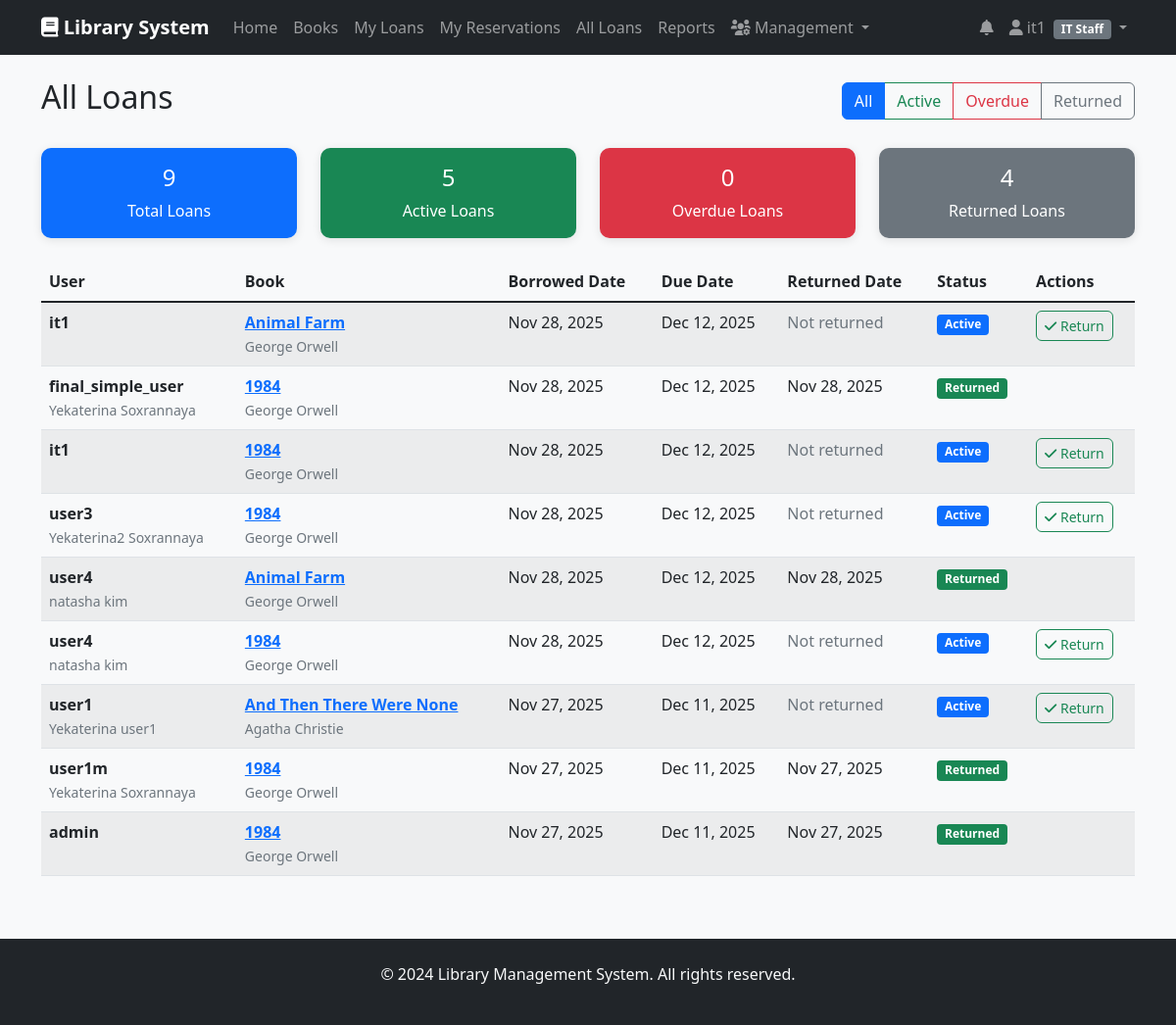
Screenshot of /loans/all-loans/ (signed in) with the database file from the repository.
### accounts/models.py (models this page shows, shortened)
class User(AbstractUser):
    USER_TYPES = (
        ('reader', 'Reader'),
        ('librarian', 'Librarian'),
        ('it_staff', 'IT Staff'),
        ('management', 'Management'),
    )
    user_type = models.CharField(max_length=20, choices=USER_TYPES, default='reader')
    phone_number = models.CharField(max_length=15, blank=True)
    address = models.TextField(blank=True)
    date_of_birth = models.DateField(null=True, blank=True)
    membership_id = models.CharField(max_length=20, unique=True, blank=True, null=True)
    is_active = models.BooleanField(default=True)
    created_at = models.DateTimeField(auto_now_add=True)
    updated_at = models.DateTimeField(auto_now=True)
    class Meta:
        db_table = 'auth_user'

### loans/models.py (models this page shows, shortened)
class Loan(models.Model):
    STATUS_CHOICES = (
        ('active', 'Active'),
        ('returned', 'Returned'),
        ('overdue', 'Overdue'),
    )
    user = models.ForeignKey(User, on_delete=models.CASCADE, related_name='loans')
    book = models.ForeignKey(Book, on_delete=models.CASCADE, related_name='loans')
    borrowed_date = models.DateTimeField(auto_now_add=True)
    due_date = models.DateTimeField()
    returned_date = models.DateTimeField(null=True, blank=True)
    status = models.CharField(max_length=20, choices=STATUS_CHOICES, default='active')
    renewals = models.IntegerField(default=0)
    max_renewals = models.IntegerField(default=2)
    def is_overdue(self):
        return timezone.now() > self.due_date and not self.returned_date

### books/models.py (models this page shows, shortened)
class Book(models.Model):
    title = models.CharField(max_length=200)
    author = models.ForeignKey(Author, on_delete=models.CASCADE, related_name='books')
    isbn = models.CharField(max_length=13, unique=True)
    genre = models.ForeignKey(Genre, on_delete=models.SET_NULL, null=True, related_name='books')
    publication_year = models.IntegerField()
    publisher = models.CharField(max_length=200)
    description = models.TextField(blank=True)
    total_copies = models.IntegerField(default=1)
    available_copies = models.IntegerField(default=1)
    cover_image = models.ImageField(upload_to='book_covers/', null=True, blank=True)
    created_at = models.DateTimeField(auto_now_add=True)
    updated_at = models.DateTimeField(auto_now=True)
    class Meta:
        ordering = ['title']
        indexes = [
            models.Index(fields=['title']),
            models.Index(fields=['isbn']),
            models.Index(fields=['publication_year']),
        ]

class Author(models.Model):
    first_name = models.CharField(max_length=100)
    last_name = models.CharField(max_length=100)
    bio = models.TextField(blank=True)
    date_of_birth = models.DateField(null=True, blank=True)
    date_of_death = models.DateField(null=True, blank=True)
    class Meta:
        ordering = ['last_name', 'first_name']

### loans/views.py (the view)
# urls.py: path('all-loans/', views.all_loans, name='all_loans'),
@login_required
@user_passes_test(is_librarian)
def all_loans(request):
    loans = Loan.objects.all().order_by('-borrowed_date')
    status_filter = request.GET.get('status')
    if status_filter == 'active':
        loans = loans.filter(returned_date__isnull=True, due_date__gte=timezone.now())
    elif status_filter == 'overdue':
        loans = loans.filter(returned_date__isnull=True, due_date__lt=timezone.now())
    elif status_filter == 'returned':
        loans = loans.filter(returned_date__isnull=False)
    paginator = Paginator(loans, 20)
    page_number = request.GET.get('page')
    page_obj = paginator.get_page(page_number)
    stats = {
        'total_loans': Loan.objects.count(),
        'active_loans': Loan.objects.filter(returned_date__isnull=True, due_date__gte=timezone.now()).count(),
        'overdue_loans': Loan.objects.filter(returned_date__isnull=True, due_date__lt=timezone.now()).count(),
        'returned_loans': Loan.objects.filter(returned_date__isnull=False).count(),
    }
    return render(request, 'loans/all_loans.html', {
        'loans': page_obj,
        'page_obj': page_obj,
        'stats': stats
    })

### loans/views.py (called while the page is built)
def is_librarian(user):
    return user.user_type in ['librarian', 'it_staff', 'management']

### loans/templates/loans/all_loans.html (shortened to what this page needs)
{% extends 'base.html' %}
{% block content %}
<div class="d-flex justify-content-between align-items-center mb-4">
    <h2>All Loans</h2>
    <div class="btn-group">
        <a href="{% url 'all_loans' %}" class="btn btn-outline-primary {% if not request.GET.status %}active{% endif %}">All</a>
        <a href="{% url 'all_loans' %}?status=active" class="btn btn-outline-success {% if request.GET.status == 'active' %}active{% endif %}">Active</a>
        <a href="{% url 'all_loans' %}?status=overdue" class="btn btn-outline-danger {% if request.GET.status == 'overdue' %}active{% endif %}">Overdue</a>
        <a href="{% url 'all_loans' %}?status=returned" class="btn btn-outline-secondary {% if request.GET.status == 'returned' %}active{% endif %}">Returned</a>
    </div>
</div>
<div class="row mb-4">
    <div class="col-md-3">
        <div class="card bg-primary text-white">
            <div class="card-body text-center">
                <h4 class="card-title">{{ stats.total_loans }}</h4>
                <p class="card-text">Total Loans</p>
            </div>
        </div>
    </div>
    <div class="col-md-3">
        <div class="card bg-success text-white">
            <div class="card-body text-center">
                <h4 class="card-title">{{ stats.active_loans }}</h4>
                <p class="card-text">Active Loans</p>
            </div>
        </div>
    </div>
    <div class="col-md-3">
        <div class="card bg-danger text-white">
            <div class="card-body text-center">
                <h4 class="card-title">{{ stats.overdue_loans }}</h4>
                <p class="card-text">Overdue Loans</p>
            </div>
        </div>
    </div>
    <div class="col-md-3">
        <div class="card bg-secondary text-white">
            <div class="card-body text-center">
                <h4 class="card-title">{{ stats.returned_loans }}</h4>
                <p class="card-text">Returned Loans</p>
            </div>
        </div>
    </div>
</div>
{% if loans %}
<div class="table-responsive">
    <table class="table table-striped">
        <thead>
            <tr>
                <th>User</th>
                <th>Book</th>
                <th>Borrowed Date</th>
                <th>Due Date</th>
                <th>Returned Date</th>
                <th>Status</th>
                <th>Actions</th>
            </tr>
        </thead>
        <tbody>
            {% for loan in loans %}
            <tr>
                <td>
                    <strong>{{ loan.user.username }}</strong>
                    <br>
                    <small class="text-muted">{{ loan.user.first_name }} {{ loan.user.last_name }}</small>
                </td>
                <td>
                    <strong>
                        <a href="{% url 'book_detail' loan.book.pk %}">{{ loan.book.title }}</a>
                    </strong>
                    <br>
                    <small class="text-muted">{{ loan.book.author.first_name }} {{ loan.book.author.last_name }}</small>
                </td>
                <td>{{ loan.borrowed_date|date:"M d, Y" }}</td>
                <td>
                    <span class="{% if loan.is_overdue %}text-danger fw-bold{% endif %}">
                        {{ loan.due_date|date:"M d, Y" }}
                    </span>
                </td>
                <td>
                    {% if loan.returned_date %}
                    {{ loan.returned_date|date:"M d, Y" }}
                    {% else %}
                    <span class="text-muted">Not returned</span>
                    {% endif %}
                </td>
                <td>
                    {% if loan.returned_date %}
                    <span class="badge bg-success">Returned</span>
                    {% elif loan.is_overdue %}
                    <span class="badge bg-danger">Overdue</span>
                    {% else %}
                    <span class="badge bg-primary">Active</span>
                    {% endif %}
                </td>
                <td>
                    {% if not loan.returned_date %}
                    <form method="post" action="{% url 'return_book' loan.pk %}">
                        <button type="submit" class="btn btn-outline-success btn-sm" title="Mark as Returned">
                            <i class="fas fa-check"></i> Return
                        </button>
                    </form>
                    {% endif %}
                </td>
            </tr>
            {% endfor %}
        </tbody>
    </table>
</div>
{% else %}
<div class="alert alert-info text-center">
    <h5>No Loans Found</h5>
    <p>No loans match the selected criteria.</p>
</div>
{% endif %}
{% endblock %}

### templates/base.html (shortened to what this page needs)
<!DOCTYPE html>
<html lang="en">
<head>
    <link href="https://cdn.jsdelivr.net/npm/bootstrap@5.1.3/dist/css/bootstrap.min.css" rel="stylesheet">
    <link href="https://cdnjs.cloudflare.com/ajax/libs/font-awesome/6.0.0/css/all.min.css" rel="stylesheet">
    <link href="/static/css/style.css" rel="stylesheet">
</head>
<body>
    <nav class="navbar navbar-expand-lg navbar-dark bg-dark">
        <div class="container">
            <a class="navbar-brand" href="{% url 'home' %}">
                <i class="fas fa-book"></i> Library System
            </a>
            <div class="collapse navbar-collapse" id="navbarNav">
                <ul class="navbar-nav me-auto">
                    <li class="nav-item">
                        <a class="nav-link" href="{% url 'home' %}">Home</a>
                    </li>
                    <li class="nav-item">
                        <a class="nav-link" href="{% url 'book_list' %}">Books</a>
                    </li>
                    {% if user.is_authenticated %}
                    <li class="nav-item">
                        <a class="nav-link" href="{% url 'my_loans' %}">My Loans</a>
                    </li>
                    <li class="nav-item">
                        <a class="nav-link" href="{% url 'my_reservations' %}">My Reservations</a>
                    </li>
                    {% if user.user_type in 'librarian,it_staff,management' %}
                    <li class="nav-item">
                        <a class="nav-link" href="{% url 'all_loans' %}">All Loans</a>
                    </li>
                    <li class="nav-item">
                        <a class="nav-link" href="{% url 'reports_dashboard' %}">Reports</a>
                    </li>
                    {% if user.user_type in 'it_staff,management' %}
                    <li class="nav-item dropdown">
                        <a class="nav-link dropdown-toggle" href="#" id="userManagementDropdown" role="button"
                           data-bs-toggle="dropdown">
                            <i class="fas fa-users-cog"></i> Management
                        </a>
                    </li>
                    {% endif %}
                    {% endif %}
                    {% endif %}
                </ul>
                <ul class="navbar-nav">
                    {% if user.is_authenticated %}
                    <li class="nav-item dropdown">
                        <a class="nav-link position-relative" href="#" id="notificationsDropdown"
                           role="button" data-bs-toggle="dropdown" aria-expanded="false">
                            <i class="fas fa-bell"></i>
                        </a>
                    </li>
                    <li class="nav-item dropdown">
                        <a class="nav-link dropdown-toggle" href="#" id="navbarDropdown" role="button"
                           data-bs-toggle="dropdown">
                            <i class="fas fa-user"></i> {{ user.first_name|default:user.username }}
                            <small class="badge bg-secondary ms-1">{{ user.get_user_type_display }}</small>
                        </a>
                    </li>
                    {% endif %}
                </ul>
            </div>
        </div>
    </nav>
    <div class="container mt-4">
        {% block content %}
        {% endblock %}
    </div>
    <footer class="bg-dark text-light mt-5 py-4">
        <div class="container text-center">
            <p>&copy; 2024 Library Management System. All rights reserved.</p>
        </div>
    </footer>
</body>
</html>

### static/css/style.css (style rules this page uses)
body { background-color: #f8f9fa; }
.navbar-brand { font-weight: bold; }
.card { border: none; border-radius: 10px; box-shadow: 0 2px 10px rgba(0,0,0,0.1); transition: transform 0.2s; }
.badge { font-size: 0.75em; }
.table th { border-top: none; font-weight: 600; }
.btn { border-radius: 6px; font-weight: 500; }

### rows the page displays
Loan: user.username "it1", book "Animal Farm", book.author.first_name "George", book.author.last_name "Orwell", borrowed_date "Nov 28, 2025", due_date "Dec 12, 2025", shows "Not returned", shows "Active", shows "Return"
Loan: user.username "final_simple_user", user.first_name "Yekaterina", user.last_name "Soxrannaya", book "1984", book.author.first_name "George", book.author.last_name "Orwell", borrowed_date "Nov 28, 2025", due_date "Dec 12, 2025", returned_date "Nov 28, 2025", shows "Returned"
Loan: user.username "it1", book "1984", book.author.first_name "George", book.author.last_name "Orwell", borrowed_date "Nov 28, 2025", due_date "Dec 12, 2025", shows "Not returned", shows "Active", shows "Return"
Loan: user.username "user3", user.first_name "Yekaterina2", user.last_name "Soxrannaya", book "1984", book.author.first_name "George", book.author.last_name "Orwell", borrowed_date "Nov 28, 2025", due_date "Dec 12, 2025", shows "Not returned", shows "Active", shows "Return"
Loan: user.username "user4", user.first_name "natasha", user.last_name "kim", book "Animal Farm", book.author.first_name "George", book.author.last_name "Orwell", borrowed_date "Nov 28, 2025", due_date "Dec 12, 2025", returned_date "Nov 28, 2025", shows "Returned"
Loan: user.username "user4", user.first_name "natasha", user.last_name "kim", book "1984", book.author.first_name "George", book.author.last_name "Orwell", borrowed_date "Nov 28, 2025", due_date "Dec 12, 2025", shows "Not returned", shows "Active", shows "Return"
Loan: user.username "user1", user.first_name "Yekaterina", user.last_name "user1", book "And Then There Were None", book.author.first_name "Agatha", book.author.last_name "Christie", borrowed_date "Nov 27, 2025", due_date "Dec 11, 2025", shows "Not returned", shows "Active", shows "Return"
Loan: user.username "user1m", user.first_name "Yekaterina", user.last_name "Soxrannaya", book "1984", book.author.first_name "George", book.author.last_name "Orwell", borrowed_date "Nov 27, 2025", due_date "Dec 11, 2025", returned_date "Nov 27, 2025", shows "Returned"
Loan: user.username "admin", book "1984", book.author.first_name "George", book.author.last_name "Orwell", borrowed_date "Nov 27, 2025", due_date "Dec 11, 2025", returned_date "Nov 27, 2025", shows "Returned"

### other values shown
{{ user.first_name|default:user.username }} "it1"
{{ user.get_user_type_display }} "IT Staff"
{{ stats.total_loans }} "9"
{{ stats.active_loans }} "5"
{{ stats.overdue_loans }} "0"
{{ stats.returned_loans }} "4"
